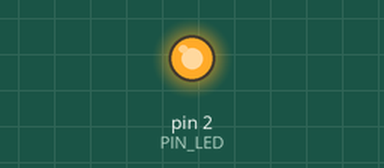
The sketch below on a simulated Arduino Uno, built with avr-gcc and run on an emulated ATmega328P. Parts: output pins drawn as LEDs (lit = HIGH).

Above: at 2.5 s.
At 5.5 s:
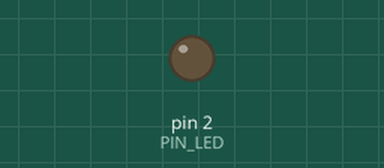
Timing chart, 0 to 7.8 s (numbered marks = the images above):
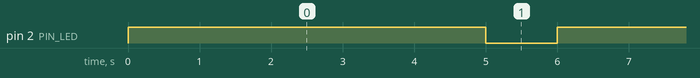

Measured:
- by itself, pin 2 (PIN_LED): alternates HIGH for 5.0 s and LOW for 1.0 s

The sketch:

blinkIO2Led.ino
```cpp
#define PIN_LED 2
// the setup function runs once when you press reset or power the board
void setup() {
 // initialize digital pin LED_BUILTIN as an output.
  pinMode(PIN_LED, OUTPUT);
}
// the loop function runs over and over again forever
void loop() {
  digitalWrite(PIN_LED, HIGH); // turn the LED on (HIGH is the voltage level)
  delay(5000); // wait for a second
  digitalWrite(PIN_LED, LOW); // turn the LED off by making the voltage LOW
  delay(1000);
}
```
